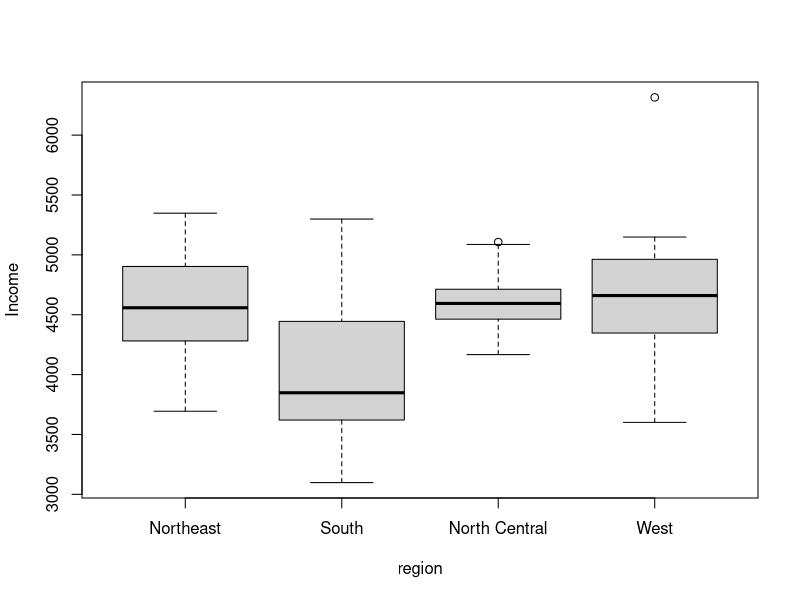
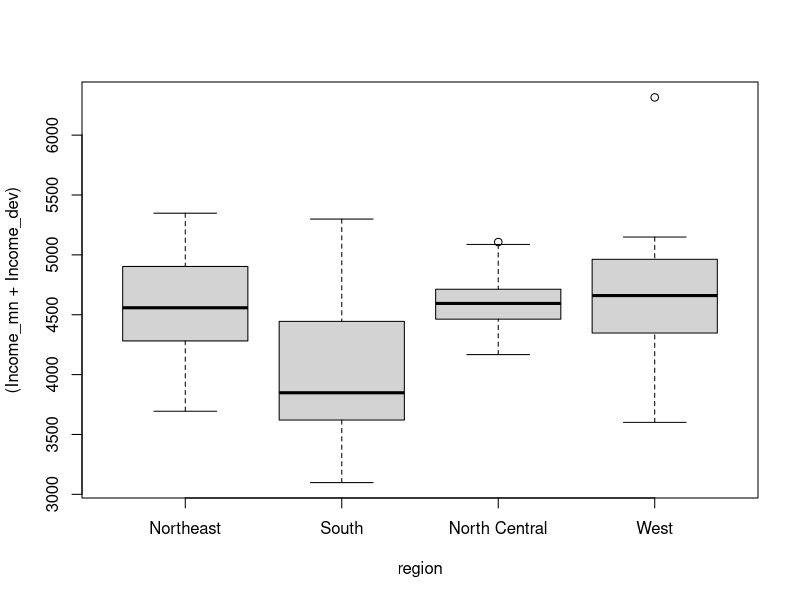

These figures' R source, in order:
library(rockchalk)


### Name: gmc
### Title: Group Mean Center: Generate group summaries and individual
###   deviations within groups
### Aliases: gmc

### ** Examples

## Make a data frame out of the state data collection (see ?state)
data(state)
statenew <- as.data.frame(state.x77)
statenew$region <- state.region
statenew$state <- rownames(statenew)
head(statenew.gmc1 <- gmc(statenew, c("Income", "Population"), by = "region"))
head(statenew.gmc2 <- gmc(statenew, c("Income", "Population"), by = "region",
   fulldataframe = FALSE))
## Note dangerous step: assumes row alignment is correct.
## return has rownames from original set to identify danger
head(statenew2 <- cbind(statenew, statenew.gmc2))
if(!all.equal(rownames(statenew), rownames(statenew.gmc2))){
   warning("Data row-alignment probable error")
}
## The following box plots should be identical
boxplot(Income ~ region, statenew.gmc1)
boxplot((Income_mn + Income_dev) ~ region, statenew.gmc1)
## Multiple by variables
fakedat <- data.frame(i = 1:200, j = gl(4, 50), k = gl(20, 10),
                      y1 = rnorm(200), y2 = rnorm(200))
head(gmc(fakedat, "y1", by = "k"), 20)
head(gmc(fakedat, "y1", by = c("j", "k"), fulldataframe = FALSE), 40)
head(gmc(fakedat, c("y1", "y2"), by = c("j", "k"), fulldataframe = FALSE))
## Check missing value management
fakedat[2, "k"] <- NA
fakedat[4, "j"] <- NA##' head(gmc(fakedat, "y1", by = "k"), 20)
head(gmc(fakedat, "y1", by = c("j", "k"), fulldataframe = FALSE), 40)
